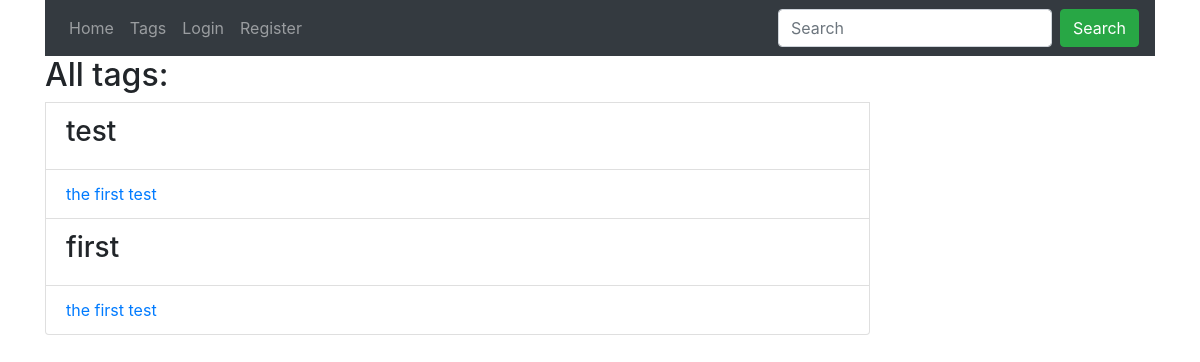
/tags, run on an earlier commit of the app's database.
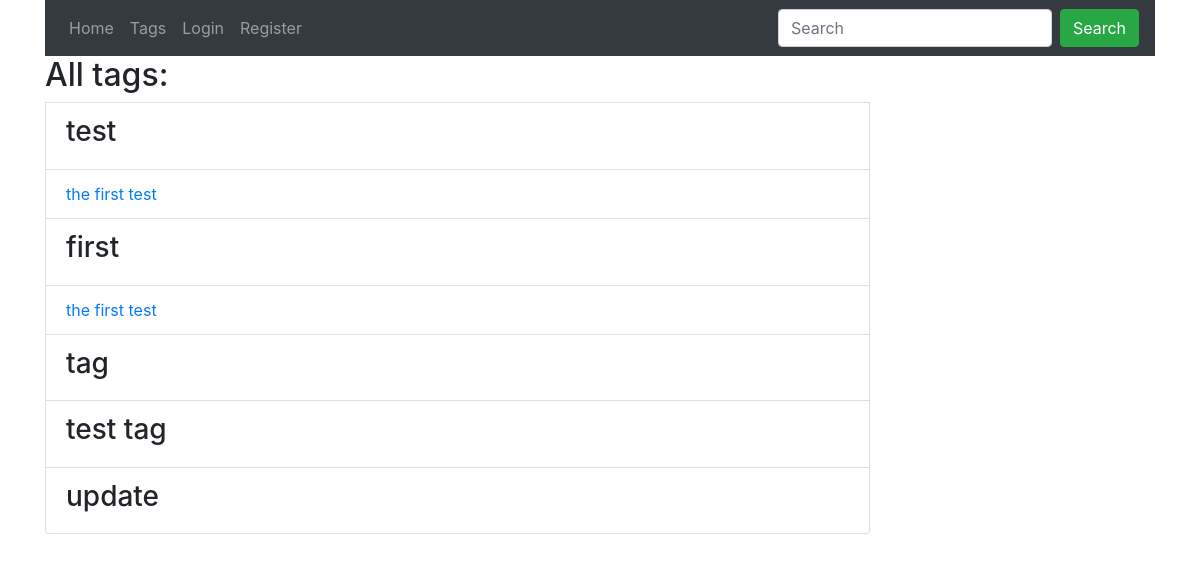
And on a later commit of the database.
### myblog/models.py (models this page shows, shortened)
class Tag(db.Model):
    id = db.Column(db.Integer, primary_key=True)
    name = db.Column(db.String(100), nullable=False)
    slug = db.Column(db.String(100), nullable=False)

class Post(db.Model):
    id = db.Column(db.Integer, primary_key=True)
    title = db.Column(db.String(255), nullable=False)
    body = db.Column(db.Text, nullable=False)
    slug = db.Column(db.String(255), nullable=False)
    user_id = db.Column(db.Integer, db.ForeignKey('user.id'), nullable=False)
    created_at = db.Column(db.DateTime, default=datetime.now)
    last_modified = db.Column(db.DateTime, default=datetime.now,
                              onupdate=datetime.now)
    tags = db.relationship(
        "Tag",
        secondary=posts_tags,
        backref="posts",
        lazy="dynamic"
    )
    comments = db.relationship('Comment', backref="post", lazy=True)

### myblog/post/post.py (the view)
@posts.route('/tags')
def tags():
    tags = Tag.query.all()
    return render_template('post/tags.html', tags=tags)

### myblog/templates/post/tags.html (shortened to what this page needs)
{% extends "base.html" %}
{% block content %}
<ul class="list-group">
  <h2 class="blog-post-title">All tags:</h2>
{% for tag in tags %}
    <li class="list-group-item">
      <h3>{{ tag.name }}</h3>
      {% for post in tag.posts %}
      <li class="list-group-item">
        <a href="{{ url_for('posts.detail', post_id=post.id) }}">{{ post.title }}</a>
      </li>
      {% endfor %}
    </li>
{% endfor %}
</ul>
{% endblock %}

What changed in the data, as far as the page shows it:
added Tag: name "tag"
added Tag: name "test tag"
added Tag: name "update"
